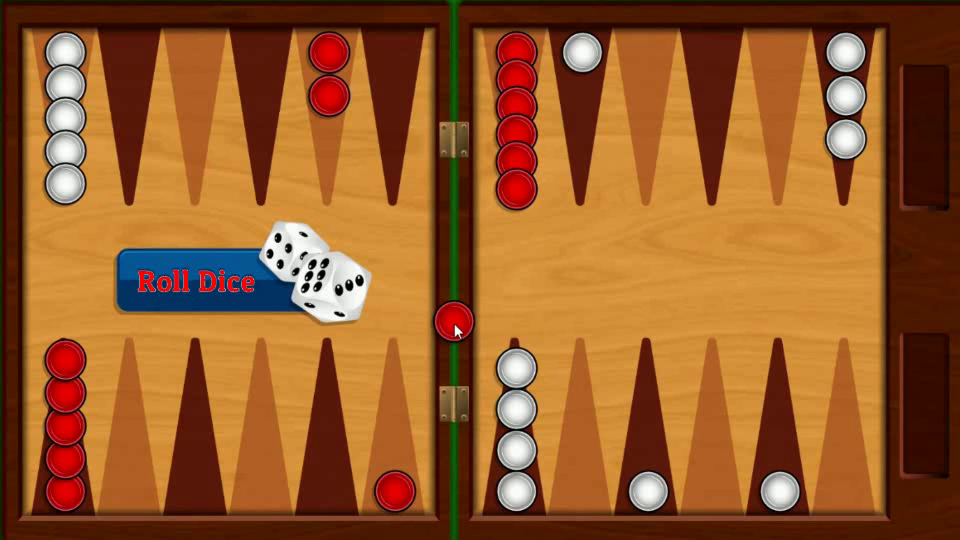
#> input picture frame 2 of HWK3/Problem 3/Part 2/Problem_3_part_2.mp4, 960 x 540 px, given in place of p3_video2.avi, which was not available
$ python 'Problem 3 Part 2.py'
#> lines starting #> are read from the running program, lines starting #| are printed output that depends on the picture
import cv2
import numpy as np

input_video = cv2.VideoCapture('p3_video2.avi')
result = cv2.VideoWriter('Problem_3_part_2.mp4',
                        cv2.VideoWriter_fourcc(*'MP4V'),
                        20, [960, 540])

while input_video.isOpened():
    ret, frame = input_video.read()
#> frame is the input picture: shape (540, 960, 3); mean B, G, R 41.7, 91.2, 151.2

    if ret:
        originalFrame = frame
        RGBframe = cv2.cvtColor(frame, cv2.COLOR_BGR2RGB)
        gray = cv2.cvtColor(frame, cv2.COLOR_BGR2GRAY)
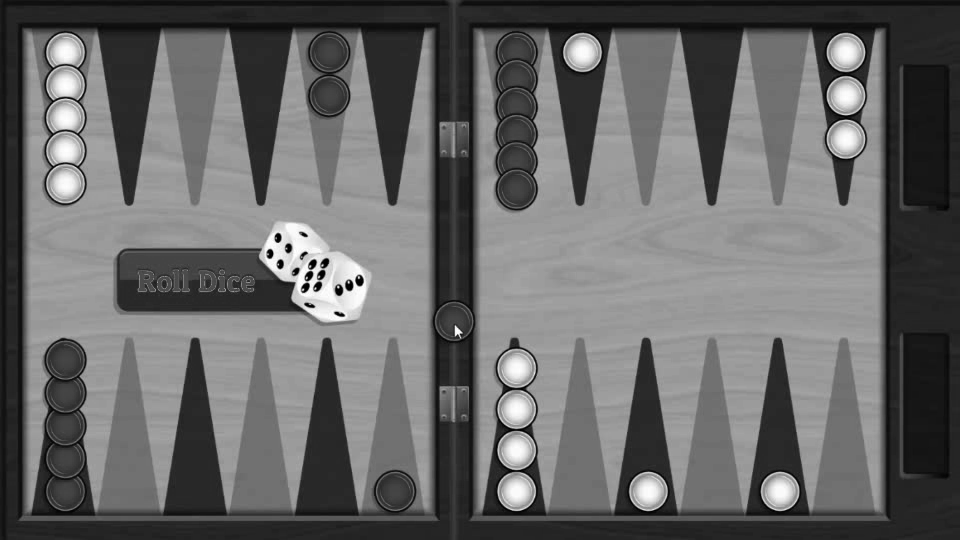
#> gray: shape (540, 960); min 0, max 255, mean 103.4
        framesize = np.shape(frame)
#> framesize = (540, 960, 3)
        """checking if the key pixel has changed value, if it has, color all white pixels to read"""
#> (the run stopped early here; a loop or call above may not have finished)

$ run again, starting later in the video
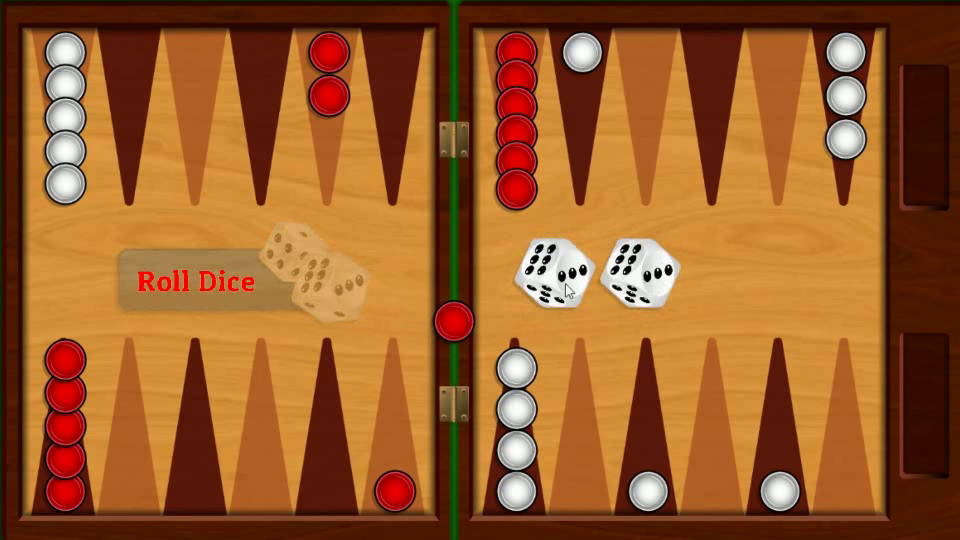
#> input picture frame 20 of HWK3/Problem 3/Part 2/Problem_3_part_2.mp4, 960 x 540 px, given in place of p3_video2.avi, which was not available
#> frame is the input picture: shape (540, 960, 3); mean B, G, R 41.4, 92.4, 153.9
#> `gray = cv2.cvtColor(frame, cv2.COLOR_BGR2GRAY)`:
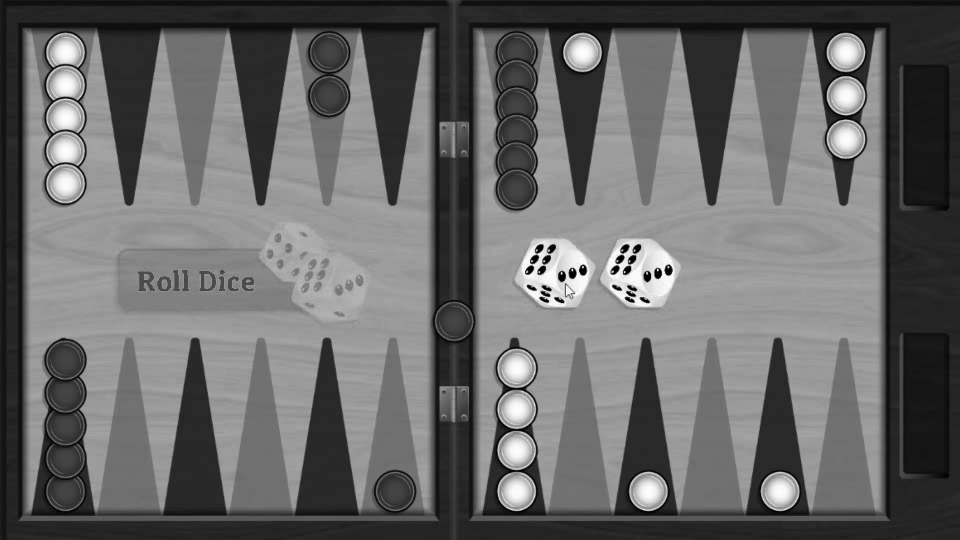
#> gray: shape (540, 960); min 0, max 255, mean 104.9
